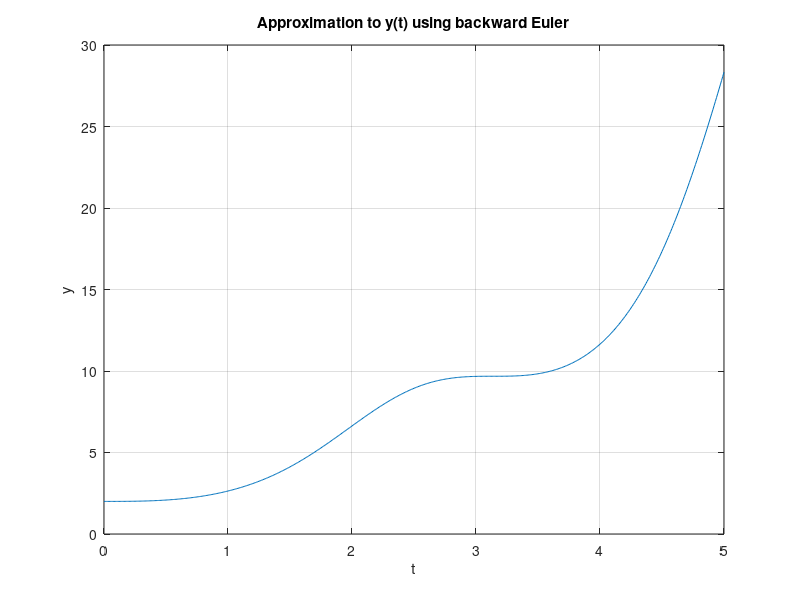

Recreate this plot in MATLAB.
% Solves ODE using backward Euler method

h = .01;                                    % Step-size
t = 0 : h : 5;                              % Calculates up to y(5)
y = zeros(1, length(t));
y(1) = 2;                                   % Initial condition
f = @(t, y) sin(t)^2*y;                     % f(t, y)

for i = 1 : length(t) - 1                   % Stages
    old_y = y(i);
    y(i+1) = fzero(@(y) y - h*f(t(i+1), y) - old_y, old_y); % Backward Euler
end

plot(t, y)
title('Approximation to y(t) using backward Euler')
xlabel('t')
ylabel('y')
grid on
